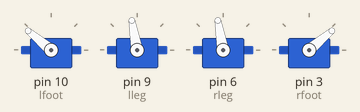
Simulated run of this sketch. Board: Arduino Uno, built with avr-gcc and run on an emulated ATmega328P. On the bench: 4 × servo.

Above: at 1.05 s.
At 2.0 s:
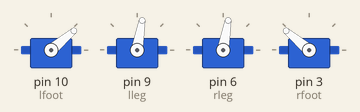
Timing chart, 0 to 4.0 s (numbered marks = the images above):
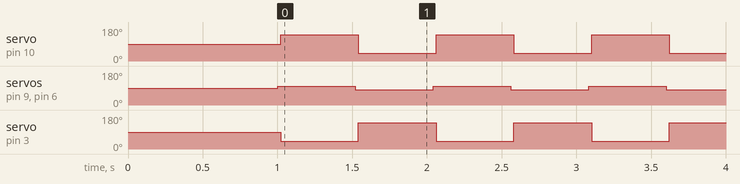

Measured:
- by itself, servo on pin 10 (lfoot), servo on pin 3 (rfoot): alternates 140° for 0.52 s and 40° for 0.52 s
- by itself, servo on pin 9 (lleg), servo on pin 6 (rleg): alternates 100° for 0.52 s and 80° for 0.52 s

The sketch:

Walker.ino
```cpp
/*
The Bipedal Humanoid Robot!
By JTTM (Jonathan Currier)
With Ian Abreu & Dyllen Garcia
Version 1.1 Dev 2 - Walking Done

Versions:
1.1 - Walking Done
1.0 - Walking Test

Changelog:
1.1_2 - Finished the design.
1.1_1 - Trying some different designs.
1.0_3 - Trying to debug the walking events.
1.0_2 - Added the first testing code.
1.0_1 - Made the first text and code.

Have fun!
*/

#include <Servo.h>

Servo lfoot;
Servo lleg;
Servo rleg;
Servo rfoot;

void setup() {
  lfoot.attach(10);
  lleg.attach(9);
  rleg.attach(6);
  rfoot.attach(3);

  lfoot.write(90);
  lleg.write(90);
  rleg.write(90);
  rfoot.write(90);
  delay(1000);


  /*lleg.write(0);
  delay(3000);
  lfoot.write(0);
  delay(3000);
  lleg.write(90);
  delay(5000);

  rleg.write(180);
  delay(3000);
  lfoot.write(180);
  delay(3000);
  rleg.write(90);*/
}

void loop() {

  lleg.write(100);
  rleg.write(100);
  delay(20);
  rfoot.write(40);
  lfoot.write(140);
  delay(500);
  lleg.write(80);
  rleg.write(80);
  delay(20);
  rfoot.write(140);
  lfoot.write(40);
  delay(500);
  /*for (pos = 0; pos <= 180; pos += 1) { // goes from 0 degrees to 180 degrees
    // in steps of 1 degree
    myservo.write(pos);              // tell servo to go to position in variable 'pos'
    delay(15);                       // waits 15ms for the servo to reach the position
  }
  for (pos = 180; pos >= 0; pos -= 1) { // goes from 180 degrees to 0 degrees
    myservo.write(pos);              // tell servo to go to position in variable 'pos'
    delay(15);                       // waits 15ms for the servo to reach the position
  }*/
}
```
